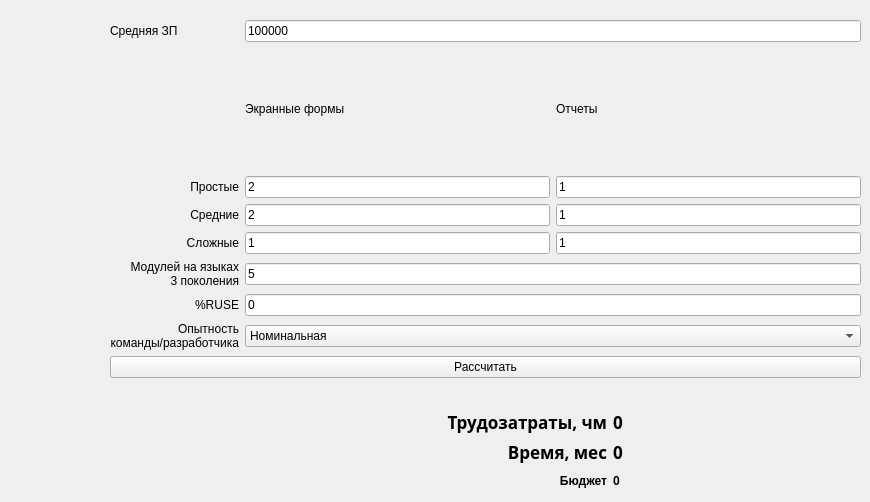
      <widget class="QWidget" name="tab_3">
       <attribute name="title">
        <string>Модель композиции</string>
       </attribute>
       <widget class="QWidget" name="layoutWidget_2">
        <property name="geometry">
         <rect>
          <x>110</x>
          <y>20</y>
          <width>751</width>
          <height>358</height>
         </rect>
        </property>
        <layout class="QGridLayout" name="gridLayout_3">
         <item row="6" column="0">
          <widget class="QLabel" name="label_57">
           <property name="text">
            <string>%RUSE</string>
           </property>
           <property name="alignment">
            <set>Qt::AlignRight|Qt::AlignTrailing|Qt::AlignVCenter</set>
           </property>
          </widget>
         </item>
         <item row="5" column="0">
          <widget class="QLabel" name="label_67">
           <property name="text">
            <string>Модулей на языках
 3 поколения</string>
           </property>
           <property name="alignment">
            <set>Qt::AlignRight|Qt::AlignTrailing|Qt::AlignVCenter</set>
           </property>
          </widget>
         </item>
         <item row="3" column="2">
          <widget class="QLineEdit" name="reportMediumEdit">
           <property name="text">
            <string>1</string>
           </property>
          </widget>
         </item>
         <item row="3" column="1">
          <widget class="QLineEdit" name="screenMediumEdit">
           <property name="text">
            <string>2</string>
           </property>
          </widget>
         </item>
         <item row="4" column="0">
          <widget class="QLabel" name="label_62">
           <property name="text">
            <string>Сложные</string>
           </property>
           <property name="alignment">
            <set>Qt::AlignRight|Qt::AlignTrailing|Qt::AlignVCenter</set>
           </property>
          </widget>
         </item>
         <item row="1" column="2">
          <widget class="QLabel" name="label_63">
           <property name="text">
            <string>Отчеты</string>
           </property>
          </widget>
         </item>
         <item row="6" column="1" colspan="2">
          <widget class="QLineEdit" name="RUSEEdit">
           <property name="text">
            <string>0</string>
           </property>
          </widget>
         </item>
         <item row="4" column="2">
          <widget class="QLineEdit" name="reportDifficultEdit">
           <property name="text">
            <string>1</string>
           </property>
          </widget>
         </item>
         <item row="5" column="1" colspan="2">
          <widget class="QLineEdit" name="gen3Edit">
           <property name="text">
            <string>5</string>
           </property>
          </widget>
         </item>
         <item row="4" column="1">
          <widget class="QLineEdit" name="screenDifficultEdit">
           <property name="text">
            <string>1</string>
           </property>
          </widget>
         </item>
         <item row="8" column="0" colspan="3">
          <widget class="QPushButton" name="compCalculateButton">
           <property name="text">
            <string>Рассчитать</string>
           </property>
          </widget>
         </item>
         <item row="2" column="2">
          <widget class="QLineEdit" name="reportSimpleEdit">
           <property name="text">
            <string>1</string>
           </property>
          </widget>
         </item>
         <item row="2" column="1">
          <widget class="QLineEdit" name="screenSimpleEdit">
           <property name="text">
            <string>2</string>
           </property>
          </widget>
         </item>
         <item row="3" column="0">
          <widget class="QLabel" name="label_61">
           <property name="text">
            <string>Средние</string>
           </property>
           <property name="alignment">
            <set>Qt::AlignRight|Qt::AlignTrailing|Qt::AlignVCenter</set>
           </property>
          </widget>
         </item>
         <item row="7" column="0">
          <widget class="QLabel" name="label_58">
           <property name="text">
            <string>Опытность
команды/разработчика</string>
           </property>
           <property name="alignment">
            <set>Qt::AlignRight|Qt::AlignTrailing|Qt::AlignVCenter</set>
           </property>
          </widget>
         </item>
         <item row="7" column="1" colspan="2">
          <widget class="QComboBox" name="expComboBox">
           <property name="currentIndex">
            <number>2</number>
           </property>
           <item>
            <property name="text">
             <string>Очень низкая</string>
            </property>
           </item>
           <item>
            <property name="text">
             <string>Низкая</string>
            </property>
           </item>
           <item>
            <property name="text">
             <string>Номинальная</string>
            </property>
           </item>
           <item>
            <property name="text">
             <string>Высокая</string>
            </property>
           </item>
           <item>
            <property name="text">
             <string>Очень высокая</string>
            </property>
           </item>
          </widget>
         </item>
         <item row="2" column="0">
          <widget class="QLabel" name="label_60">
           <property name="text">
            <string>Простые</string>
           </property>
           <property name="alignment">
            <set>Qt::AlignRight|Qt::AlignTrailing|Qt::AlignVCenter</set>
           </property>
          </widget>
         </item>
         <item row="1" column="1">
          <widget class="QLabel" name="label_59">
           <property name="text">
            <string>Экранные формы</string>
           </property>
          </widget>
         </item>
         <item row="0" column="0">
          <widget class="QLabel" name="label_71">
           <property name="text">
            <string>Средняя ЗП</string>
           </property>
          </widget>
         </item>
         <item row="0" column="1" colspan="2">
          <widget class="QLineEdit" name="avgSalaryEdit">
           <property name="text">
            <string>100000</string>
           </property>
          </widget>
         </item>
        </layout>
       </widget>
       <widget class="QWidget" name="layoutWidget_3">
        <property name="geometry">
         <rect>
          <x>110</x>
          <y>410</y>
          <width>751</width>
          <height>83</height>
         </rect>
        </property>
        <layout class="QGridLayout" name="gridLayout_12">
         <item row="0" column="0" colspan="2">
          <widget class="QLabel" name="label_74">
           <property name="font">
            <font>
             <family>HelveticaNeueCyr</family>
             <pointsize>13</pointsize>
             <weight>75</weight>
             <bold>true</bold>
            </font>
           </property>
           <property name="text">
            <string>Трудозатраты, чм</string>
           </property>
           <property name="alignment">
            <set>Qt::AlignRight|Qt::AlignTrailing|Qt::AlignVCenter</set>
           </property>
          </widget>
         </item>
         <item row="0" column="2">
          <widget class="QLabel" name="compLabLabel">
           <property name="font">
            <font>
             <family>HelveticaNeueCyr</family>
             <pointsize>13</pointsize>
             <weight>75</weight>
             <bold>true</bold>
            </font>
           </property>
           <property name="text">
            <string>0</string>
           </property>
          </widget>
         </item>
         <item row="1" column="2">
          <widget class="QLabel" name="compTimeLabel">
           <property name="font">
            <font>
             <family>HelveticaNeueCyr</family>
             <pointsize>13</pointsize>
             <weight>75</weight>
             <bold>true</bold>
            </font>
           </property>
           <property name="text">
            <string>0</string>
           </property>
          </widget>
         </item>
         <item row="2" column="2">
          <widget class="QLabel" name="compBudgetLabel">
           <property name="text">
            <string>&lt;html&gt;&lt;head/&gt;&lt;body&gt;&lt;p&gt;&lt;span style=&quot; font-weight:600;&quot;&gt;0&lt;/span&gt;&lt;/p&gt;&lt;/body&gt;&lt;/html&gt;</string>
           </property>
          </widget>
         </item>
         <item row="1" column="0" colspan="2">
          <widget class="QLabel" name="label_75">
           <property name="font">
            <font>
             <family>HelveticaNeueCyr</family>
             <pointsize>13</pointsize>
             <weight>75</weight>
             <bold>true</bold>
            </font>
           </property>
           <property name="text">
            <string>Время, мес</string>
           </property>
           <property name="alignment">
            <set>Qt::AlignRight|Qt::AlignTrailing|Qt::AlignVCenter</set>
           </property>
          </widget>
         </item>
         <item row="2" column="0" colspan="2">
          <widget class="QLabel" name="label_72">
           <property name="styleSheet">
            <string notr="true"/>
           </property>
           <property name="text">
            <string>&lt;html&gt;&lt;head/&gt;&lt;body&gt;&lt;p&gt;&lt;span style=&quot; font-weight:600;&quot;&gt;Бюджет&lt;/span&gt;&lt;/p&gt;&lt;/body&gt;&lt;/html&gt;</string>
           </property>
           <property name="alignment">
            <set>Qt::AlignRight|Qt::AlignTrailing|Qt::AlignVCenter</set>
           </property>
          </widget>
         </item>
        </layout>
       </widget>
      </widget>
